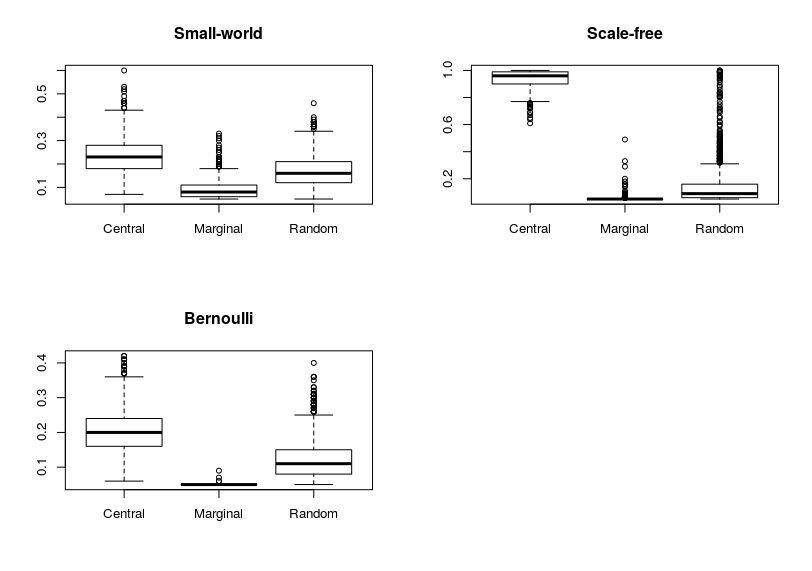

Write the R code that produced this figure.
# To solve this problem we will use rdiffnet_multiple

# Loading the package
library(netdiffuseR)

# First, some common parameters:
adoption <- function(x) cumulative_adopt_count(x)[2,nslices(x)]
nsim     <- 1e3L
ncores   <- 4

# Small-world networks ---------------------------------------------------------
ans_sw_rand <- rdiffnet_multiple(
  R          = nsim, 
  statistic  = adoption,
  ncpus      = ncores,
  n          = 100,
  t          = 10,
  rewire     = FALSE,
  stop.no.diff = FALSE,
  seed.graph = "small-world",
  seed.nodes = "random"
)

ans_sw_cent <- rdiffnet_multiple(
  R          = nsim, 
  statistic  = adoption,
  ncpus      = ncores,
  n          = 100,
  t          = 10,
  rewire     = FALSE,
  stop.no.diff = FALSE,
  seed.graph = "small-world",
  seed.nodes = "central"
)

ans_sw_marg <- rdiffnet_multiple(
  R          = nsim, 
  statistic  = adoption,
  ncpus      = ncores,
  n          = 100,
  t          = 10,
  rewire     = FALSE,
  stop.no.diff = FALSE,
  seed.graph = "small-world",
  seed.nodes = "marginal"
)

# Scale-free- networks ---------------------------------------------------------
ans_sf_rand <- rdiffnet_multiple(
  R          = nsim, 
  statistic  = adoption,
  ncpus      = ncores,
  n          = 100,
  t          = 10,
  rewire     = FALSE,
  stop.no.diff = FALSE,
  seed.graph = "scale-free",
  seed.nodes = "random"
)

ans_sf_cent <- rdiffnet_multiple(
  R          = nsim, 
  statistic  = adoption,
  ncpus      = ncores,
  n          = 100,
  t          = 10,
  rewire     = FALSE,
  stop.no.diff = FALSE,
  seed.graph = "scale-free",
  seed.nodes = "central"
)

ans_sf_marg <- rdiffnet_multiple(
  R          = nsim, 
  statistic  = adoption,
  ncpus      = ncores,
  n          = 100,
  t          = 10,
  rewire     = FALSE,
  stop.no.diff = FALSE,
  seed.graph = "scale-free",
  seed.nodes = "marginal"
)

# Bernoulli graphs -------------------------------------------------------------

ans_er_rand <- rdiffnet_multiple(
  R          = nsim, 
  statistic  = adoption,
  ncpus      = ncores,
  n          = 100,
  t          = 10,
  rewire     = FALSE,
  stop.no.diff = FALSE,
  seed.graph = "bernoulli",
  seed.nodes = "random"
)

ans_er_cent <- rdiffnet_multiple(
  R          = nsim, 
  statistic  = adoption,
  ncpus      = ncores,
  n          = 100,
  t          = 10,
  rewire     = FALSE,
  stop.no.diff = FALSE,
  seed.graph = "bernoulli",
  seed.nodes = "central"
)

ans_er_marg <- rdiffnet_multiple(
  R          = nsim, 
  statistic  = adoption,
  ncpus      = ncores,
  n          = 100,
  t          = 10,
  rewire     = FALSE,
  stop.no.diff = FALSE,
  seed.graph = "bernoulli",
  seed.nodes = "marginal"
)


op <- par(mfrow = c(2, 2))
boxplot(
  cbind(Central = ans_sw_cent, Marginal = ans_sw_marg, Random = ans_sw_rand),
  main = "Small-world"
)
boxplot(
  cbind(Central = ans_sf_cent, Marginal = ans_sf_marg, Random = ans_sf_rand),
  main = "Scale-free"
)
boxplot(
  cbind(Central = ans_er_cent, Marginal = ans_er_marg, Random = ans_er_rand),
  main = "Bernoulli"
)
par(op)
